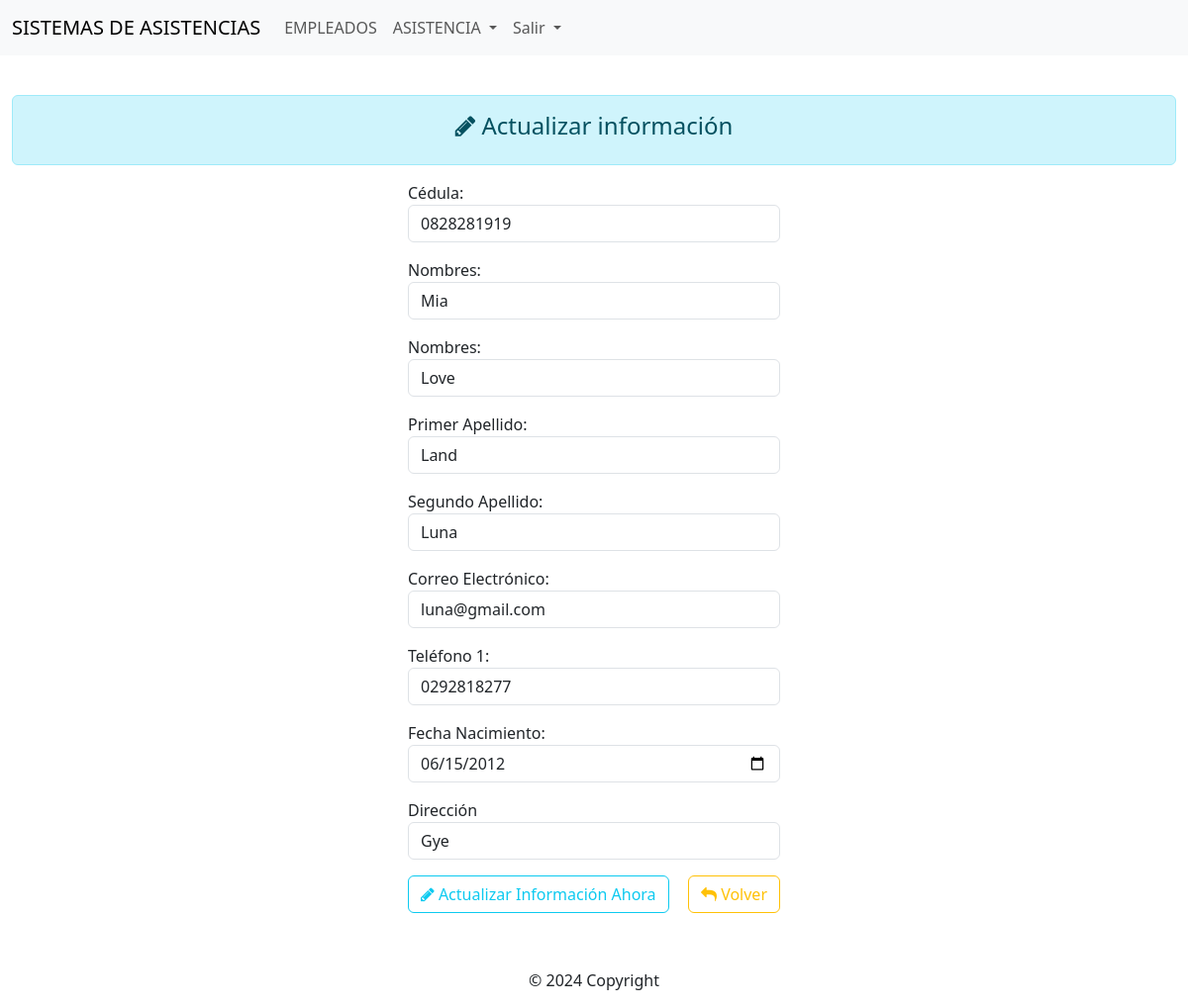
/soft_asistencias/index.php?action=empleados_upd&id=2 (signed in), run on the app's committed database.
### tables this page shows
CREATE TABLE `empleados` (
  `id` int(11) NOT NULL,
  `cedula` varchar(10) NOT NULL,
  `primerNombre` varchar(40) NOT NULL,
  `segundoNombre` varchar(40) NOT NULL,
  `primerApellido` varchar(40) NOT NULL,
  `segundoApellido` varchar(40) NOT NULL,
  `correo` varchar(100) NOT NULL,
  `fecha_nac` date NOT NULL,
  `telefono` varchar(10) NOT NULL,
  `direccion` varchar(250) NOT NULL,
  `id_estado` int(11) NOT NULL
);

### soft_asistencias/controller/controller.php (called while the page is built, shortened)
<?php
	class MvcController {
		public function plantilla() {
			include "view/template.php";
		}
		public function enlacesPaginasController() {
			if ( isset($_GET['action']) ) {
				$enlaceController = $_GET['action'];
			} else{
				$enlaceController = "log";
			}
			$respuesta = EnlacesPaginas::EnlacesPaginasModel($enlaceController);
			include $respuesta;
		}
	}

### soft_asistencias/index.php (called while the page is built, shortened)
<?php
	require_once ("controller/controller.php");
	$mvc = new MvcController();
	$mvc -> plantilla();

### soft_asistencias/model/class_cc.php (called while the page is built, shortened)
<?php
    class Conexion extends Config {
    	public static function conectar() {
    		try {
    			if ('Desarrollo' == self::AMBIENTE) {
	    			$cc = new PDO(self::$_SERVIDOR, self::$_USUARIO, self::$_CLAVE,
						array(PDO::ATTR_ERRMODE, PDO::ERRMODE_EXCEPTION, PDO::FETCH_OBJ));
				}
    		} catch (Exception $e) {
    			echo 'Error en la conexi&oacute;n <br />'. $e->getMessage();
    		}
            return $cc;
    	}
	}

### soft_asistencias/model/model_empleados.php (called while the page is built, shortened)
<?php
    require_once ("class_cc.php");
    class EmpleadosModel {
        public static function editarEmpleadosModel($datosController, $tabla) {
            $stmt = Conexion::conectar()->prepare("SELECT * FROM $tabla WHERE id=:id");
            $stmt->bindParam(':id', $datosController, PDO::PARAM_INT);
            $stmt->execute();
            return $stmt->fetch();
        }
    }

### soft_asistencias/controller/controller_empleados.php (the view, shortened to what this page needs)
<?php
    require_once ("model/model_empleados.php");
    class EmpleadosController {
			$response = EmpleadosModel::vistaEmpleadosModel("empleados");      ?>
<?php		}
		public function editarEmpleadosController(){
			$datosController = $_GET['id'];
			$response = EmpleadosModel::editarEmpleadosModel($datosController, "empleados");
			echo '
                    <input type="hidden" name="idEditar" class="form-control" value="'.$response['id'].'">
                    <div class="mb-3">
						<label>Cédula:</label>
						<input type="text" name="cedula" class="form-control" value="'.$response['cedula'].'" onkeypress="return isNumberKey(event)" />
					</div>
                    <div class="mb-3">
						<label>Nombres:</label>
						<input type="text" name="nombres1" class="form-control" value="'.$response['primerNombre'].'" onkeypress="return ValidAlphabet()" />
					</div>
                    <div class="mb-3">
						<label>Nombres:</label>
						<input type="text" name="nombres2" class="form-control" value="'.$response['segundoNombre'].'" onkeypress="return ValidAlphabet()" />
					</div>
                    <div class="mb-3">
						<label>Primer Apellido:</label>
						<input type="text" name="apellidos1" class="form-control" value="'.$response['primerApellido'].'" onkeypress="return ValidAlphabet()" />
					</div>
                    <div class="mb-3">
						<label>Segundo Apellido:</label>
						<input type="text" name="apellidos2" class="form-control" value="'.$response['segundoApellido'].'" onkeypress="return ValidAlphabet()" />
					</div>
                    <div class="mb-3">
						<label>Correo Electrónico:</label>
						<input type="email" name="correo" class="form-control" value="'.$response['correo'].'">
					</div>
                    <div class="mb-3">
						<label>Tel&eacute;fono 1:</label>
						<input type="text" name="telf1" class="form-control" value="'.$response['telefono'].'" onkeypress="return isNumberKey(event)" />
					</div>
                    <div class="mb-3">
                    <label>Fecha Nacimiento:</label>
                    <input type="date" name="fnac" class="form-control" value="'.$response['fecha_nac'].'">
                </div>
                    <div class="mb-3">
						<label>Dirección</label>
						<input type="text" name="direccion" class="form-control" value="'.$response['direccion'].'">
					</div>
					<button type="submit" class="btn btn-outline-info"><i class="fa fa-pencil"></i> Actualizar Información Ahora</button>
					<span><a class="btn btn-outline-warning" style="float: right" href="empleados"><i class="fa fa-reply"></i> Volver</a></span>';
		}
    }

### data on the page
empleados: cedula "0828281919", nombres1 "Mia", nombres2 "Love", apellidos1 "Land", apellidos2 "Luna", correo "luna@gmail.com", telf1 "0292818277", fnac "06/15/2012", direccion "Gye"
